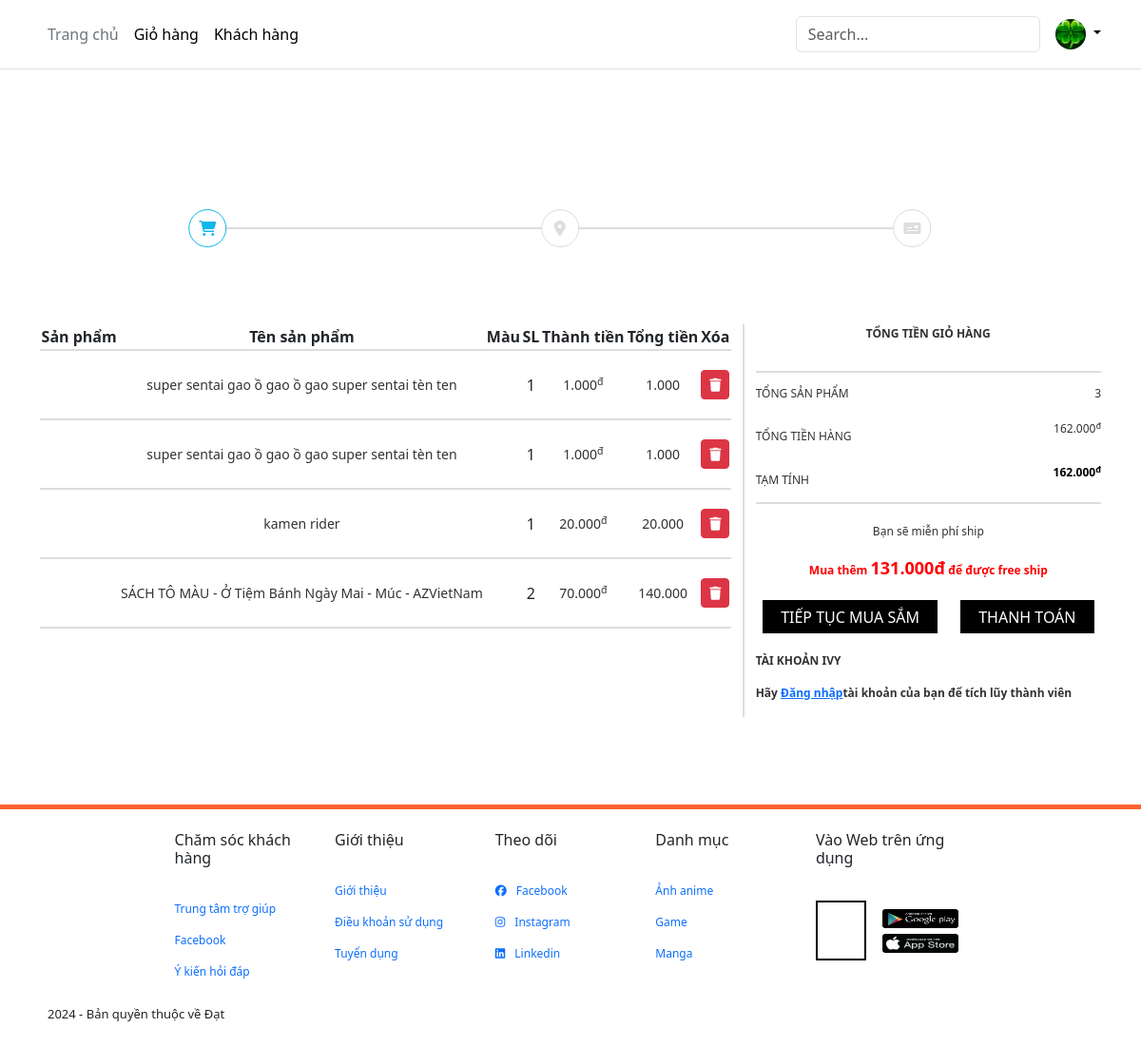
Page /?module=home&action=cart (signed in) on the committed database.
### tables this page shows
CREATE TABLE `product` (
  `id` int(11) NOT NULL,
  `img` varchar(200) DEFAULT NULL,
  `nameProduct` varchar(100) NOT NULL DEFAULT 'coming soon',
  `price` varchar(200) DEFAULT NULL,
  `priceNew` varchar(200) DEFAULT 'đang cập nhật',
  `describes` text DEFAULT NULL,
  `category` varchar(200) DEFAULT NULL
);

CREATE TABLE `cart` (
  `id_cart` int(11) NOT NULL,
  `product_id` int(11) DEFAULT NULL,
  `quantity` int(11) DEFAULT NULL,
  `id_user` int(11) DEFAULT NULL
);

### includes/database.php (called while the page is built, shortened)
<?php
function query($sql, $data=[],$check = false){
    global $conn;
    $ketqua = false;
    try{
        $statement = $conn -> prepare($sql);
        if(!empty($data)){
            $ketqua = $statement -> execute($data);
        }
        else{
            $ketqua = $statement -> execute();
        }
    }catch(Exception $exp){
        echo $exp -> getMessage().'<br>';
        echo 'File'.$exp -> getFile().'<br>';
        echo 'Line'.$exp -> getLine();
        die();
    }
    if($check){
        return $statement;
    }
    return $ketqua;
}
function getRaw ($sql){
    $kq = query($sql,'',true);
    if(is_object($kq)){
        $dataFech = $kq -> fetchAll(PDO::FETCH_ASSOC);
    }
    return $dataFech;
}
function oneRaw ($sql){
    $kq = query($sql,'',true);
    if(is_object($kq)){
        $dataFech = $kq -> fetch(PDO::FETCH_ASSOC);
    }
    return $dataFech;
}

### includes/session.php (called while the page is built, shortened)
<?php
function getFlashData($key){
    $key = 'flash_'.$key;
    $data = getSession($key);
    return $data;
}

### modules/home/cart.php (the view, shortened to what this page needs)
<?php
$sumProduct = 0;
$data = [
    'pageTitle' => 'Giỏ hàng'
];
$idd_product = getFlashData('idd_product');
layouts('header',$data);
$id_user = $_SESSION['user_id'];
$cartUsers = getRaw("SELECT * FROM cart WHERE id_user='$id_user'");
?>
<section class="cart">
    <div class="container">
        <div class="cart-top-warp">
            <div class="cart-top">
                <div class="cart-top-cart cart-top-item">
                    <i class="fa-solid fa-cart-shopping"></i>
                </div>
                <div class="cart-top-adress cart-top-item">
                    <i class="fa-solid fa-location-dot"></i>
                </div>
                <div class="cart-top-payment cart-top-item">
                    <i class="fa-solid fa-money-check"></i>
                </div>
            </div>
        </div>
    </div>
    <div class="container">
        <div class="cart-content row">
            <div class="cart-content-left col">
                <table>
                    <tr>
                        <th>Sản phẩm</th>
                        <th>Tên sản phẩm</th>
                        <th>Màu</th>
                        <th>SL</th>
                        <th>Thành tiền</th>
                        <th>Tổng tiền</th>
                        <th>Xóa</th>
                    </tr>
                    <tbody>
                        <?php
                        if(!empty($cartUsers)):
                            foreach($cartUsers as $item):
                                $idItem = $item['product_id'];
                                $productUsers = getRaw("SELECT * FROM product WHERE id ='$idItem'");
                                foreach($productUsers as $itemProduct):
                        ?>
                    <tr>
                        <td><img src="<?php echo $itemProduct['img'];?>" alt=""></td>
                        <td><p><?php echo $itemProduct['nameProduct'];?></p></td>
                        <td><img src="https://donoithatdanang.com/wp-content/uploads/2021/11/20-hinh-anh-anime-nam-buon-khoc-lanh-lung-anime-boy-images-hd-2.jpg" alt=""></td>
                        <td><?php echo $item['quantity'];?></td>
                        <td><p><?php echo $itemProduct['priceNew'];?><sup>đ</sup></p></td>
                        <td><p><?php
                        $itemProducts_1 = str_replace('.', '',$itemProduct['priceNew']);
                        $sumProduct_1 = (int)$itemProducts_1*(int)$item['quantity'];
                        $format_number_1 = number_format($sumProduct_1,0,".",".");
                        echo $format_number_1;
                        ?></p></td>
                        <td><a href="<?php echo _WEB_HOST;?>?module=home&action=delete_cart&id=<?php
                        echo $item['id_cart']; ?>"onclick ="return confirm('Bạn chắc chắn muốn xóa chứ')" class="btn btn-danger btn-sm"><i class="fa-solid fa-trash"></i></a></td>
                    </tr>
                    <?php
                                    $itemProducts = str_replace('.', '',$itemProduct['priceNew']);
                                    $sumProduct = $sumProduct + (int)$itemProducts*(int)$item['quantity'];
                                    $format_number = number_format($sumProduct,0,".",".");
                                endforeach;
                            endforeach;
                        endif;
                    ?>
                    </tbody>
                </table>
            </div>
            <div class="cart-content-right col">
                <table>
                    <tr>
                        <th colspan="2">TỔNG TIỀN GIỎ HÀNG</th>
                    </tr>
                    <tr>
                        <td>TỔNG SẢN PHẨM</td>
                        <td><?php
                        $grossProduct = oneRaw("SELECT COUNT(DISTINCT product_id) as gross FROM cart WHERE id_user='$id_user'");
                        echo $grossProduct['gross'];
                        ?></td>
                    </tr>
                    <tr>
                        <td>TỔNG TIỀN HÀNG</td>
                        <td><p><?php
                        if(!empty($format_number)){
                            echo $format_number;
                        }else{
                            echo "0";
                        }
                        ?><sup>đ</sup></p></td>
                    </tr>
                    <tr>
                        <td>TẠM TÍNH</td>
                        <td><p style="color:black;font-weight:bold;"><?php
                        if(!empty($format_number)){
                            echo $format_number;
                        }else{
                            echo "0";
                        }
                        ?><sup>đ</sup></p></td>
                    </tr>
                </table>
                <div class="cart-content-right-text">
                    <p>Bạn sẽ miễn phí ship</p>
                    <p style="color:red;font-weight:bold;">Mua thêm <span style="font-size:18px;">131.000đ</span> để được free ship</p>
                </div>
                <div class="cart-content-right-button">
                    <a href="<?php echo _WEB_HOST;?>?module=home&action=information&id=<?php
                    echo $idd_product;?>" class=""><button>TIẾP TỤC MUA SẮM</button></a>
                    <button>THANH TOÁN</button>
                </div>
                <div class="cart-content-right-login">
                    <p>TÀI KHOẢN IVY</p>
                    <p>Hãy <a href="">Đăng nhập</a>tài khoản của bạn để tích lũy thành viên</p>
                </div>
            </div>
        </div>
    </div>
</section>
<?php
layouts('footer',$data);
?>

### index.php (shortened to what this page needs)
<?php
require_once('./includes/connect.php');
require_once('./includes/functions.php');
require_once('./includes/database.php');
require_once('./includes/session.php');
$module = _MODULE;
$action = _ACTION;
if(!empty($_GET['module']))
{
    if(is_string($_GET['module']))
    {
        $module = trim($_GET['module']);
    }
}
if(!empty($_GET['action']))
{
    if(is_string($_GET['action']))
    {
        $action = trim($_GET['action']);
    }
}
$path = 'modules/'. $module. '/' . $action. '.php';
if(file_exists($path)){
    require_once($path);
}else {
    require_once 'modules\error\404.php' ;
}

### includes/functions.php (shortened to what this page needs)
<?php
function layouts($layoutName='header', $data=[]){
    if(file_exists(_WEB_PATH_TEMPLATES.'/layout/'.$layoutName.'.php')){
        require_once _WEB_PATH_TEMPLATES.'/layout/'.$layoutName.'.php';
    }
}

### templates/layout/header.php (shortened to what this page needs)
<!DOCTYPE html>
<html lang="en">
<head>
    <link rel = "stylesheet" href ="<?php echo _WEB_HOST_TEMPLATES ?> /css/bootstrap.min.css">
    <link rel = 'stylesheet' href ="<?php echo _WEB_HOST_TEMPLATES ?> /css/style.css?ver=<?php echo rand()?>">
    <link rel = 'stylesheet' href = "https://cdnjs.cloudflare.com/ajax/libs/font-awesome/6.5.1/css/all.min.css">
  </head>
<body>
  <?php
  $id_user = $_SESSION['user_id'];
  $image = oneRaw("SELECT img FROM users WHERE id ='$id_user'");
  $images = $image['img'];
  ?>
  <header class="p-3 mb-3 border-bottom">
      <div class="container">
        <div class="d-flex flex-wrap align-items-center justify-content-center justify-content-lg-start">
          <ul class="nav col-12 col-lg-auto me-lg-auto mb-2 justify-content-center mb-md-0">
            <li><a href="?module=home&action=dashboard" class="nav-link px-2 link-secondary">Trang chủ</a></li>
            <li><a href="?module=home&action=cart" class="nav-link px-2 link-body-emphasis">Giỏ hàng</a></li>
            <li><a href="#" class="nav-link px-2 link-body-emphasis" data-toggle="tooltip" title="COMING SOON">Khách hàng</a></li>
          </ul>
          <form  class="col-12 col-lg-auto mb-3 mb-lg-0 me-lg-3" role="search" method="GET">
            <input type="search" name="keyword" class="form-control" placeholder="Search..." aria-label="Search"
            value="<?php echo (isset($_GET['keyword'])) ? $_GET['keyword'] : ''; ?>" >
          </form>
          <div class="dropdown text-end">
            <a href="#" class="d-block link-body-emphasis text-decoration-none dropdown-toggle" data-bs-toggle="dropdown" aria-expanded="false">
              <img src="<?php
              if(isset($images)){
              echo 'templates/image/'.$images;
              }else{
                echo 'templates/image/co-4-la-may-man-avatar-dep-34.jpg';
              }
              ?>" alt="mdo" width="32" height="32" class="rounded-circle">
            </a>
          </div>
        </div>
      </div>
    </header>
</body>
</html>

### templates/layout/footer.php (shortened to what this page needs)
<footer class="footer">
    <div class="grid1">
        <div class="grid_row grid_row1">
            <div class="grid_column-2-4">
                <h3 class="footer_heading">Chăm sóc khách hàng</h3>
                <ul class="footer-list">
                    <li class="footer-item">
                        <a href="" class="footer-item_link">Trung tâm trợ giúp</a>
                        <a href="" class="footer-item_link">Facebook</a>
                        <a href="" class="footer-item_link">Ý kiến hỏi đáp</a>
                    </li>
                </ul>
            </div>
            <div class="grid_column-2-4">
                <h3 class="footer_heading">Giới thiệu</h3>
                <ul class="footer-list">
                    <li class="footer-item">
                        <a href="" class="footer-item_link">Giới thiệu</a>
                        <a href="" class="footer-item_link">Điều khoản sử dụng</a>
                        <a href="" class="footer-item_link">Tuyển dụng</a>
                    </li>
                </ul>
            </div>
            <div class="grid_column-2-4">
                <h3 class="footer_heading">Theo dõi</h3>
                <ul class="footer-list">
                    <li class="footer-item">
                        <a href="" class="footer-item_link"><i class="footer-item_link-icon fa-brands fa-facebook"></i> Facebook</a>
                        <a href="" class="footer-item_link"><i class="footer-item_link-icon fa-brands fa-instagram"></i> Instagram</a>
                        <a href="" class="footer-item_link"><i class="footer-item_link-icon fa-brands fa-linkedin"></i> Linkedin</a>
                    </li>
                </ul>
            </div>
            <div class="grid_column-2-4">
                <h3 class="footer_heading">Danh mục</h3>
                <ul class="footer-list">
                    <li class="footer-item">
                        <a href="" class="footer-item_link">Ảnh anime</a>
                        <a href="" class="footer-item_link">Game </a>
                        <a href="" class="footer-item_link">Manga</a>
                    </li>
                </ul>
            </div>
            <div class="grid_column-2-4">
                <h3 class="footer_heading">Vào Web trên ứng dụng</h3>
                <div class="footer_download">
                    <img src="https://f8ubuntu.online/assets/img/qr_code.png" alt="" class="footer_download-qr">
                    <div class="footer_download-apps">
                        <img src="templates/image/android1.png" alt="" class="footer_download-chplay">
                        <img src="templates/image/appstore1.png" alt="" class="footer_download-appstore">
                    </div>
                </div>
                </div>
            </div>
        </div>
        <div class= "grid_row2">
            <p class="footer_text">2024 - Bản quyền thuộc về Đạt</p>
        </div>
</footer>

### templates/css/style.css (style rules this page uses)
.rounded-circle { width:32px; }
.footer { align-items: center; border-top: 5px solid #fe6433; transform: translateY(-8px); }
ul.footer-list { list-style: none; padding:0; }
.grid1 { margin: 0 50px; justify-content: space-between; }
.grid_row { display:flex; margin-top: 23px; flex-wrap: wrap; margin-left: -12px; margin-right: -12px; margin-bottom:10px; }
.grid_row1 { justify-content: center; margin-bottom: 100px; }
.grid_column-2-4 { padding-left:5px; padding-right: 5px; width:15%; font-size: 15px; }
.footer-item_link { display: flex; margin: 15px 0; font-size: 12px; }
h3.footer_heading { margin-bottom: 35px; font-size:16px; }
.footer_download { display:flex; height: 63px; width: 150px; }
a.footer-item_link { text-decoration: none; display: flow; }
.footer_download-apps { margin-left: 17px; }
.footer_download-apps { display: flex; flex-direction: column; justify-content: center; }
.footer_download-qr { width:80px; object-fit:contain; border:2px solid black; }
img.footer_download-chplay { height:20px; margin-bottom: 3px; }
img.footer_download-appstore { height:20px; margin-top: 3px; }
.grid_row2 { margin:0 50px; font-size: 13px; }
.footer-item_link-icon { margin-right: 7px; }
img, svg { vertical-align: middle; width: 80px; }
.footer_download { display:flex; }
a.footer-item_link { text-decoration: none; }
.cart { padding:100px 0; }
.cart-top { height:2px; width:70%; background-color:#dddddd; display:flex; justify-content:space-between ; align-items: center; margin:50px 0 100px; transform: translateX(20%); }
.cart-top-item { width: 40px; height:40px; border-radius: 50%; border:1px solid #dddddd; display:flex; align-items:center; justify-content: center; background-color:#fff; }
.cart-top-item i { color: #dddddd; }
.cart-top-cart { border:1px solid #0DB7EA; }
.cart-top-cart i { color:#0DB7EA; }
.cart-content-left { flex:2; padding-right:12px; }
.cart-content-left table { width:100%; text-align:center; }
.cart-content-left table p { font-size:14px; color:#333; margin:0; }
.cart-content-left table tr { border-bottom: 2px solid #dddddd; }
.cart-content-left table td { padding:20px 0; }
.cart-content-right { flex:1; padding-left: 12px; border-left:2px solid #dddddd; }
.cart-content-right table { width:100%; }
.cart-content-right table th { text-align: center; padding-bottom: 30px; font-size:12px; color:#333; border-collapse: collapse; border-bottom: 2px solid #dddddd; }
.cart-content-right table td { height: 45px; font-size:12px; color:#333; padding:6px 0; }
.cart-content-right tr td:last-child { text-align: right; }
.cart-content-right-text { margin:20px 0; text-align: center; }
.cart-content-right-text p { font-size:12px; color:#333; }
.cart-content-right-button { text-align: center; align-items:center; }
.cart-content-right-button button { padding:0 18px; height:35px; cursor:pointer; }
.cart-content-right-button button:first-child { background-color:#fff; border:1px solid black; margin-right:20px; }
.cart-content-right-button button:last-child { background-color: black; color:#fff; border:none; border:1px solid black; }
.cart-content-right-login { margin-top:20px; }
.cart-content-right-login p { font-size:12px; color:#333; font-weight:bold; }

### rows in the picture
cart: quantity "1"
product: nameProduct "super sentai gao ồ gao ồ gao super sentai tèn ten", priceNew "1.000"
cart: quantity "1"
cart: quantity "1"
product: nameProduct "kamen rider", priceNew "20.000"
cart: quantity "2"
product: nameProduct "SÁCH TÔ MÀU - Ở Tiệm Bánh Ngày Mai - Múc - AZVietNam", priceNew "70.000", priceNew.quantity "140.000"

### other values in the picture
$grossProduct['gross'] "3"
$format_number "162.000"
